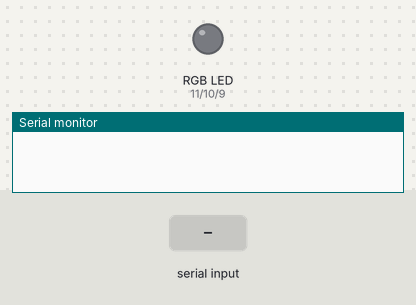
The sketch below on a simulated Arduino Uno, built with avr-gcc and run on an emulated ATmega328P. Parts: an RGB LED mixed from three pins (HIGH = lit), the last lines printed to the serial monitor. The inputs (shaded band) are chosen by the test bench. Dim RGB values are drawn brighter than linear.

Above: at 1.2 s.
1.3 s: "90,45\n" received over Serial
At 2.6 s:
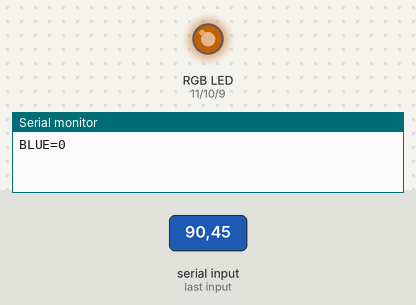
3.8 s: "30,150\n" received over Serial
At 5.7 s:
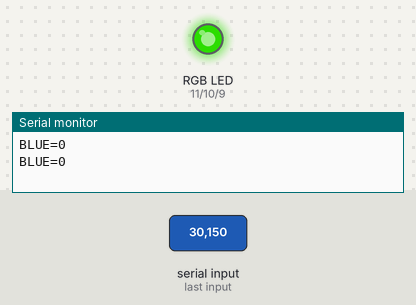
6.3 s: "5\n" received over Serial
At 9.1 s:
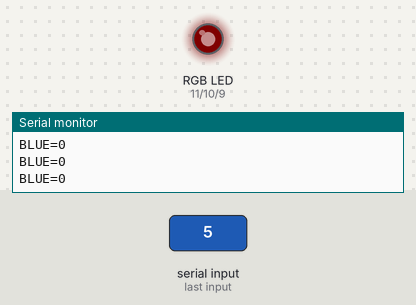
9.3 s: "90\n" received over Serial
At 11.8 s:
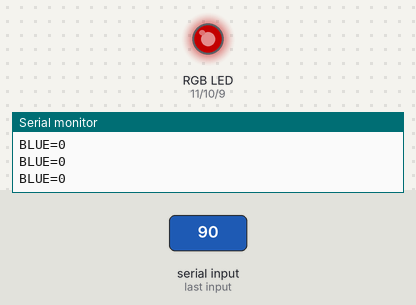
12.3 s: "200\n" received over Serial
At 15.1 s:
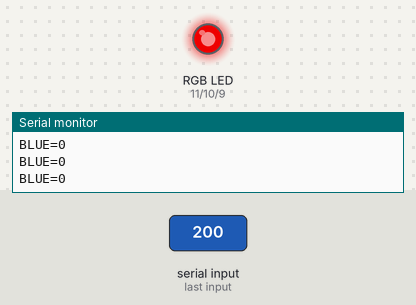
15.3 s: "1,90\n" received over Serial
At 16.8 s:
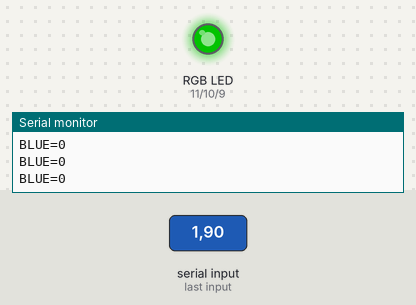
Timing chart, 0 to 18.3 s (numbered marks = the images above; inputs shaded):
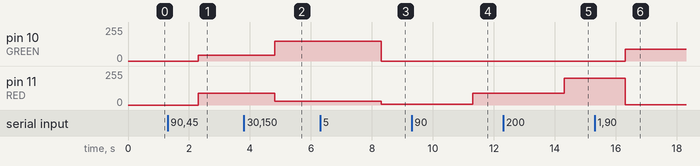

The sketch:

controler.ino
```cpp
// Create by @IamRezaMousavi

#define RED 11
#define GREEN 10
#define BLUE 9

int r, g, b;

void setup() {
  Serial.begin(9600);

  pinMode(RED, OUTPUT);
  pinMode(GREEN, OUTPUT);
  pinMode(BLUE, OUTPUT);
}

void loop() {
  while (Serial.available())
  {
    r = Serial.parseInt();
    g = Serial.parseInt();
    b = Serial.parseInt();
    Serial.print("BLUE=");
    Serial.println(b);
  }

  analogWrite(RED, r);
  analogWrite(GREEN, g);
  analogWrite(BLUE, b);
}
```

Measured:
- after the input at 1.3 s, pin 10 (GREEN): 0/255 → 45/255 after 1.0 s; pin 11 (RED): 0/255 → 90/255 after 1.0 s
- after the input at 3.8 s, pin 10 (GREEN): 45/255 → 150/255 after 1.0 s; pin 11 (RED): 90/255 → 30/255 after 1.0 s
- after the input at 6.3 s, pin 10 (GREEN): 150/255 → 0/255 after 2.0 s; pin 11 (RED): 30/255 → 5/255 after 2.0 s
- after the input at 9.3 s, pin 11 (RED): 5/255 → 90/255 after 2.0 s
- after the input at 12.3 s, pin 11 (RED): 90/255 → 200/255 after 2.0 s
- after the input at 15.3 s, pin 10 (GREEN): 0/255 → 90/255 after 1.0 s; pin 11 (RED): 200/255 → 1/255 after 1.0 s
